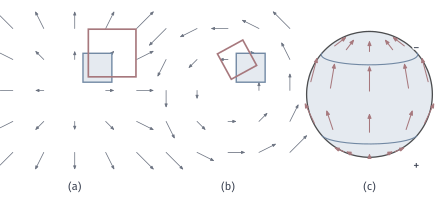

Reproduce this figure in Python.
"""Divergence as area growth: expanding field, rotating field, and the gradient of height on the sphere."""
from pathlib import Path
import sys
ROOT = next(p for p in Path(__file__).resolve().parents if (p/"build.sh").is_file() and (p/"tex/book.tex").is_file())
sys.path.insert(0, str(ROOT/"figures/04-spaces-measures-and-geometry/04-manifolds/matplotlib/mfd-common"))
from mfd3d import *
W, H = 112, 50
fig, ax = canvas(W, H)
def field(cx, cy, s, X):
    A = lambda v: np.array([cx, cy])+s*np.asarray(v, float)
    for x in np.arange(-1.5, 1.51, .75):
        for y in np.arange(-1.5, 1.51, .75):
            if abs(x) < 1e-9 and abs(y) < 1e-9: continue
            v = np.array([x, y]); w = X(v); arrow(ax, A(v), A(v+.28*w), color=MUTED, lw=.55, scale=3.8, zorder=2)
    return A
# (a)
A = field(19, 27, 10.5, lambda v: v)
sq = np.array([[.2, .2], [.9, .2], [.9, .9], [.2, .9]])
ax.add_patch(Polygon(A(sq), fc=BLUE_FILL, ec=BLUE, lw=1.0, zorder=3))
k = np.exp(.5)
ax.add_patch(Polygon(A(sq*k), fc='none', ec=RED, lw=1.2, zorder=4))
panel_tag(ax, 19, 1.7, '(a)')
# (b)
B = field(58, 27, 10.5, lambda v: np.array([-v[1], v[0]]))
ax.add_patch(Polygon(B(sq), fc=BLUE_FILL, ec=BLUE, lw=1.0, zorder=3))
a = .5; Rm = np.array([[np.cos(a), -np.sin(a)], [np.sin(a), np.cos(a)]])
ax.add_patch(Polygon(B(sq@Rm.T), fc='none', ec=RED, lw=1.2, zorder=4))
panel_tag(ax, 58, 1.7, '(b)')
# (c)
pl = Placed(View(90, 12), 94, 26, 16)
sphere_disc(ax, pl)
for lat in (-40, 40):
    sphere_curve(ax, pl, parallel(np.radians(lat)), BLUE, lw=.8, hidden=False)
for lon in (15, 50, 90, 130, 165):
    for lat in (-65, -25, 15, 55):
        q = spherical(np.radians(lat), np.radians(lon))
        gr = np.array([0, 0, 1.])-q[2]*q
        arrow(ax, pl(q), pl(q+.42*gr), color=RED, lw=.75, scale=5, zorder=6)
label(ax, pl(spherical(np.radians(-10), np.radians(90)))+[12, -12], '$+$', 9, color=INK, halo=True)
label(ax, pl(spherical(np.radians(10), np.radians(90)))+[12, 12.5], '$-$', 9, color=INK, halo=True)
panel_tag(ax, 94, 1.7, '(c)')
save(fig, Path(__file__).resolve().parent, 'figure', {'formula': 'X=(x1,x2): flow e^t, square drawn at t=.5; X=(-x2,x1): rotation by .5; sphere: X=grad h (arrows 0.42 scale), div X=-2h'})
